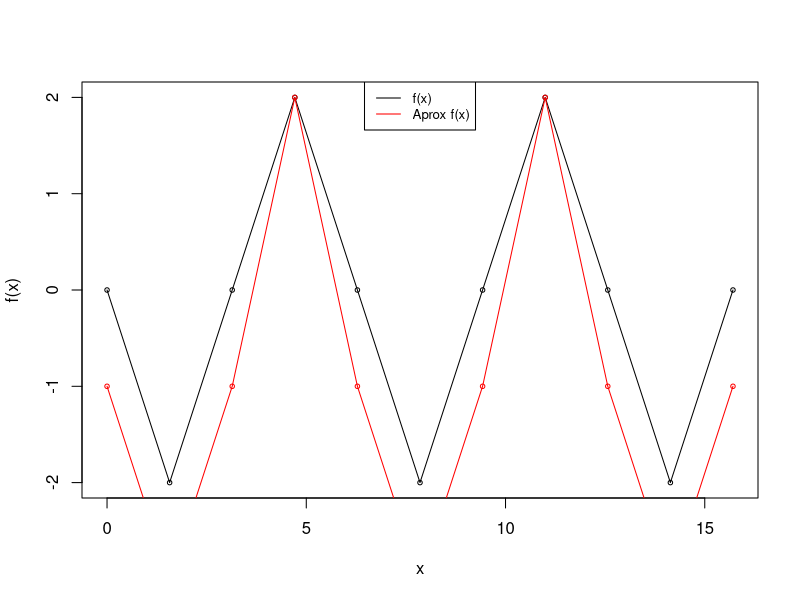

Write the R code that produced this figure.
#Hebbian Linaer Aproximation example 
#Book: Introdução a Ciência de Dados - Uma perspectiva de redes neurais artificias e reconhecimento de padrões

t <- seq(0, 5*pi, 0.5*pi) #creates a sequence of random numbers from 0 to 20Pi, using a step of 0.5Pi

#creates a labeled data sample 
x<-as.matrix(sin(t))
y<-as.matrix(-2*x) #function to be approximated: -2sin(t)


x<-cbind(x,1) #adding a column of 1's to the matrix x


#Normalizing
dK<-diag(x %*% t(x)) #generates the diagonal of  the K matrix
x[,1] <- x[,1]/dK
x[,2] <- x[,2]/dK


w<-t(x) %*% y 


#------------------------------------------------
#In order to obtain the approximation, we should multply H by w
yhat <- x %*% w #multiplies by the coefficients

#compare yhat to y
plot(t, y, xlab = "x", ylab = "f(x)", type="n")
lines(t, y, type = "o", col="black", pch=21, cex=0.6)
lines(t, yhat, type = "o", col="red", pch=21, cex=0.6)
#legend("top", col=c("black", "red"), legend = c("f(x)", "Aprox f(x)") )
legend("top", legend=c("f(x)", "Aprox f(x)"),
       col=c("black", "red"), lty=1:1, cex=0.8)